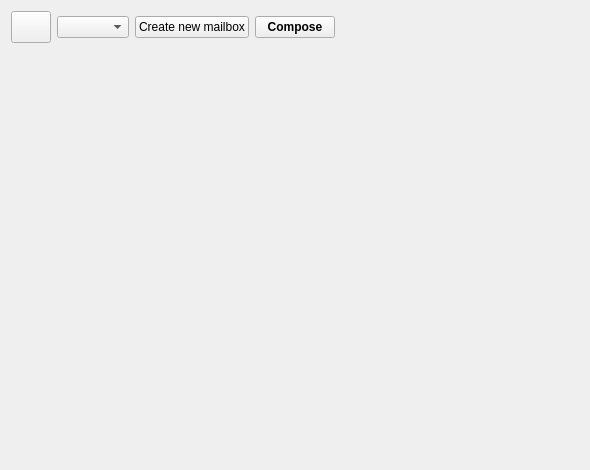
<?xml version="1.0" encoding="UTF-8"?>
<ui version="4.0">
 <class>MessengerForm</class>
 <widget class="QWidget" name="MessengerForm">
  <property name="geometry">
   <rect>
    <x>0</x>
    <y>0</y>
    <width>590</width>
    <height>470</height>
   </rect>
  </property>
  <property name="windowTitle">
   <string>Form</string>
  </property>
  <layout class="QVBoxLayout" name="verticalLayout_2">
   <item>
    <layout class="QHBoxLayout" name="horizontalLayout_4">
     <item>
      <widget class="QPushButton" name="copyBmKeyButton">
       <property name="minimumSize">
        <size>
         <width>32</width>
         <height>32</height>
        </size>
       </property>
       <property name="toolTip">
        <string>&lt;html&gt;&lt;head/&gt;&lt;body&gt;&lt;p&gt;Copy your Bitmessage address to the clipboard&lt;/p&gt;&lt;/body&gt;&lt;/html&gt;</string>
       </property>
       <property name="text">
        <string/>
       </property>
       <property name="icon">
        <iconset resource="../galacteek.qrc">
         <normaloff>:/share/icons/clipboard.png</normaloff>:/share/icons/clipboard.png</iconset>
       </property>
       <property name="iconSize">
        <size>
         <width>32</width>
         <height>32</height>
        </size>
       </property>
      </widget>
     </item>
     <item>
      <widget class="QComboBox" name="curMailboxCombo"/>
     </item>
     <item>
      <widget class="QPushButton" name="createMailboxButton">
       <property name="text">
        <string>Create new mailbox</string>
       </property>
      </widget>
     </item>
     <item>
      <widget class="QPushButton" name="composeButton">
       <property name="font">
        <font>
         <weight>75</weight>
         <bold>true</bold>
        </font>
       </property>
       <property name="styleSheet">
        <string notr="true"/>
       </property>
       <property name="text">
        <string>Compose</string>
       </property>
       <property name="icon">
        <iconset resource="../galacteek.qrc">
         <normaloff>:/share/icons/dmessenger/dmessenger.png</normaloff>:/share/icons/dmessenger/dmessenger.png</iconset>
       </property>
      </widget>
     </item>
     <item>
      <spacer name="horizontalSpacer">
       <property name="orientation">
        <enum>Qt::Horizontal</enum>
       </property>
       <property name="sizeHint" stdset="0">
        <size>
         <width>40</width>
         <height>20</height>
        </size>
       </property>
      </spacer>
     </item>
    </layout>
   </item>
   <item>
    <layout class="QVBoxLayout" name="verticalLayout">
     <item>
      <widget class="QStackedWidget" name="stackedWidget">
       <widget class="QWidget" name="page">
        <layout class="QHBoxLayout" name="horizontalLayout_3">
         <item>
          <layout class="QGridLayout" name="gridLayout">
           <item row="1" column="0">
            <widget class="QStackedWidget" name="mailBoxStack">
             <widget class="QWidget" name="page_5"/>
             <widget class="QWidget" name="page_6"/>
            </widget>
           </item>
           <item row="0" column="0">
            <layout class="QVBoxLayout" name="verticalLayout_4"/>
           </item>
          </layout>
         </item>
         <item>
          <widget class="QStackedWidget" name="mailStack">
           <widget class="QWidget" name="page_9"/>
           <widget class="QWidget" name="page_10"/>
          </widget>
         </item>
        </layout>
       </widget>
       <widget class="QWidget" name="page_2"/>
      </widget>
     </item>
    </layout>
   </item>
  </layout>
 </widget>
 <resources>
  <include location="../galacteek.qrc"/>
 </resources>
 <connections/>
</ui>
